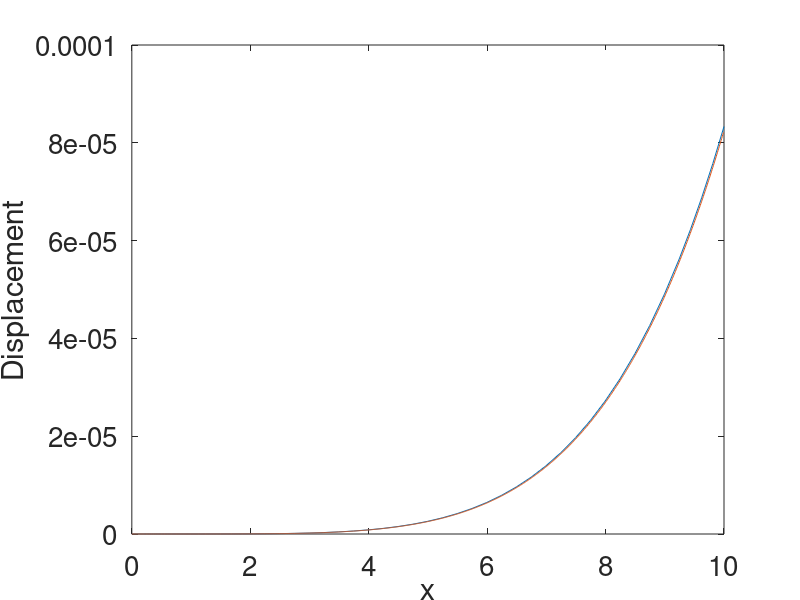

This figure's MATLAB source:
% Higher Order ODE
clear; clc

% Inputs
E=10^8;
I=50;
L=10;
w=@(x) 500*x;

% Define the ODEs
% Let u1=y    => u1'=u2
%     u2=y'   => u2'=u3
%     u3=y''  => u3'=u4
%     u4=y''' => u4'=w(x)/(E*I)
f=@(x,u) [
    u(2);
    u(3);
    u(4);
    w(x)/(E*I) ];

% Initial Conditions
% u @ x=0
uo=[0,0,0,0];

% Define where to compute solution
xspan=[0,L];

% Solve ODE
[x,u]=ode45(f,xspan,uo);

% Try solve this with Euler's
h = .01;
N = round(L/h);
x_euler = 0;
u_euler = uo;
% Loop over
for i = 1:N-1
   x_euler(i+1)= x_euler(i)+h;
   u_euler(i+1,:)= u_euler(i,:)+h*f(x_euler(i),u_euler(i,:))';
end
% Plot the dispacement
plot(x,u(:,1))
hold on
plot(x_euler,u_euler(:,1))
xlabel('x')
ylabel('Displacement')
set(gca,'Fontsize',20)